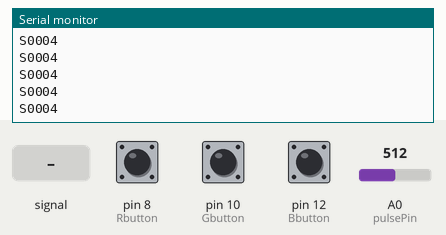
The sketch below on a simulated Arduino Uno, built with avr-gcc and run on an emulated ATmega328P. Parts: the last lines printed to the serial monitor. Inputs (shaded band) come from the test bench; at power-on: A0 (pulsePin) = 512, pin 8 (Rbutton) LOW, pin 10 (Gbutton) LOW, pin 12 (Bbutton) LOW.

Above: at 1.2 s.
1.3 s: A0 (pulsePin) fed a 200 Hz sine of ±81 counts around its level
At 2.4 s:
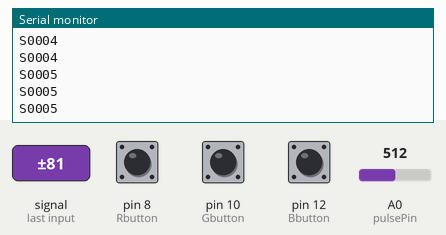
2.8 s: A0 (pulsePin) set to 716
At 3.9 s:
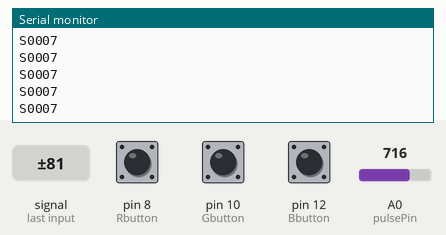
4.3 s: pin 8 (Rbutton) pulled HIGH for 0.15 s
At 5.0 s:
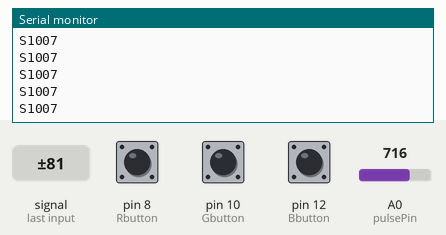
5.9 s: pin 10 (Gbutton) pulled HIGH for 0.15 s
7.5 s: pin 12 (Bbutton) pulled HIGH for 0.15 s
At 8.1 s:
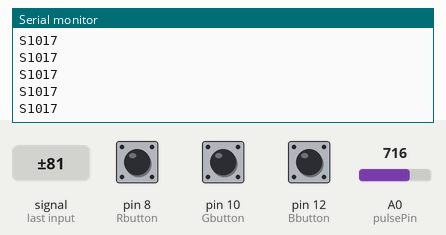
9.1 s: pin 8 (Rbutton) pulled HIGH for 1 s
Timing chart, 0 to 12.1 s (numbered marks = the images above; inputs shaded):
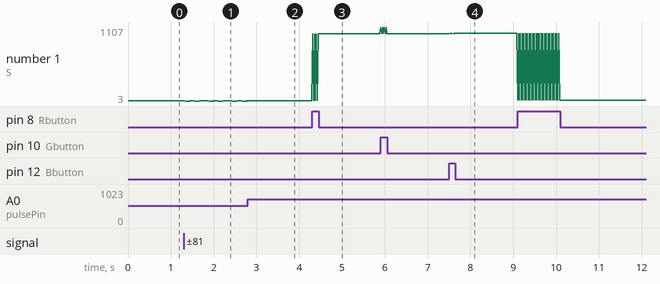

The sketch:

PulseSensor.ino
```cpp
int pulsePin = 0;
int Rbutton = 8;
int Gbutton = 10;
int Bbutton = 12;

bool Rpressed = false;
bool Rgate = true;

bool Gpressed = false;
bool Ggate = true;

bool Bpressed = false;
bool Bgate = true;


volatile int BPM;
volatile int Signal;
volatile int IBI = 600;
volatile boolean Pulse = false;
volatile boolean QS = false;


void setup(){
  pinMode(Rbutton, INPUT);
  pinMode(Gbutton, INPUT);
  pinMode(Bbutton, INPUT);

  Serial.begin(9600);
  interruptSetup();
}


void loop(){

        sendDataToProcessing('S', Signal);
        delay(20);

  if (digitalRead(Rbutton) == HIGH)
  {
    if (Rgate)
    {
      Rpressed = true;
      Rgate = false;
    }
    else
    {
      Rpressed = false;
      Rgate = true;
    }
  }

  if (digitalRead(Gbutton) == HIGH)
  {
    if (Ggate)
    {
      Gpressed = true;
      Ggate = false;
    }
    else
    {
      Gpressed = false;
      Ggate = true;
    }
  }

  if (digitalRead(Bbutton) == HIGH)
  {
    if (Bgate)
    {
      Bpressed = true;
      Bgate = false;
    }
    else
    {
      Bpressed = false;
      Bgate = true;
    }
  }
}


void sendDataToProcessing(char symbol, int data ){
    Serial.print(symbol);
    data = map(data,200,900,0,10);
    data = constrain(data,0,10);
    Serial.print(Rpressed);
    Serial.print(Gpressed);
    Serial.print(Bpressed);
    Serial.println(data);
  }
```

Interrupt.ino
```cpp
volatile int rate[10];                    // used to hold last ten IBI values
volatile unsigned long sampleCounter = 0;          // used to determine pulse timing
volatile unsigned long lastBeatTime = 0;           // used to find the inter beat interval
volatile int P =512;                      // used to find peak in pulse wave
volatile int T = 512;                     // used to find trough in pulse wave
volatile int thresh = 512;                // used to find instant moment of heart beat
volatile int amp = 100;                   // used to hold amplitude of pulse waveform
volatile boolean firstBeat = true;        // used to seed rate array so we startup with reasonable BPM
volatile boolean secondBeat = true;       // used to seed rate array so we startup with reasonable BPM


void interruptSetup(){
  // Initializes Timer2 to throw an interrupt every 2mS.
  TCCR2A = 0x02;     // DISABLE PWM ON DIGITAL PINS 3 AND 11, AND GO INTO CTC MODE
  TCCR2B = 0x06;     // DON'T FORCE COMPARE, 256 PRESCALER
  OCR2A = 0X7C;      // SET THE TOP OF THE COUNT TO 124 FOR 500Hz SAMPLE RATE
  TIMSK2 = 0x02;     // ENABLE INTERRUPT ON MATCH BETWEEN TIMER2 AND OCR2A
  sei();             // MAKE SURE GLOBAL INTERRUPTS ARE ENABLED
}


// THIS IS THE TIMER 2 INTERRUPT SERVICE ROUTINE.
// Timer 2 makes sure that we take a reading every 2 miliseconds
ISR(TIMER2_COMPA_vect){                         // triggered when Timer2 counts to 124
    cli();                                      // disable interrupts while we do this
    Signal = analogRead(pulsePin);              // read the Pulse Sensor
    sampleCounter += 2;                         // keep track of the time in mS with this variable
    int N = sampleCounter - lastBeatTime;       // monitor the time since the last beat to avoid noise

//  find the peak and trough of the pulse wave
    if(Signal < thresh && N > (IBI/5)*3){       // avoid dichrotic noise by waiting 3/5 of last IBI
        if (Signal < T){                        // T is the trough
            T = Signal;                         // keep track of lowest point in pulse wave
         }
       }

    if(Signal > thresh && Signal > P){          // thresh condition helps avoid noise
        P = Signal;                             // P is the peak
       }                                        // keep track of highest point in pulse wave

  //  NOW IT'S TIME TO LOOK FOR THE HEART BEAT
  // signal surges up in value every time there is a pulse
if (N > 250){                                   // avoid high frequency noise
  if ( (Signal > thresh) && (Pulse == false) && (N > (IBI/5)*3) ){
    Pulse = true;                               // set the Pulse flag when we think there is a pulse          // turn on pin 13 LED
    IBI = sampleCounter - lastBeatTime;         // measure time between beats in mS
    lastBeatTime = sampleCounter;               // keep track of time for next pulse

         if(firstBeat){                         // if it's the first time we found a beat, if firstBeat == TRUE
             firstBeat = false;                 // clear firstBeat flag
             return;                            // IBI value is unreliable so discard it
            }
         if(secondBeat){                        // if this is the second beat, if secondBeat == TRUE
            secondBeat = false;                 // clear secondBeat flag
               for(int i=0; i<=9; i++){         // seed the running total to get a realisitic BPM at startup
                    rate[i] = IBI;
                    }
            }

    // keep a running total of the last 10 IBI values
    word runningTotal = 0;                   // clear the runningTotal variable

    for(int i=0; i<=8; i++){                // shift data in the rate array
          rate[i] = rate[i+1];              // and drop the oldest IBI value
          runningTotal += rate[i];          // add up the 9 oldest IBI values
        }

    rate[9] = IBI;                          // add the latest IBI to the rate array
    runningTotal += rate[9];                // add the latest IBI to runningTotal
    runningTotal /= 10;                     // average the last 10 IBI values
    BPM = 60000/runningTotal;               // how many beats can fit into a minute? that's BPM!
    QS = true;                              // set Quantified Self flag
    // QS FLAG IS NOT CLEARED INSIDE THIS ISR
    }
}

  if (Signal < thresh && Pulse == true){     // when the values are going down, the beat is over            // turn off pin 13 LED
      Pulse = false;                         // reset the Pulse flag so we can do it again
      amp = P - T;                           // get amplitude of the pulse wave
      thresh = amp/2 + T;                    // set thresh at 50% of the amplitude
      P = thresh;                            // reset these for next time
      T = thresh;
     }

  if (N > 2500){                             // if 2.5 seconds go by without a beat
      thresh = 512;                          // set thresh default
      P = 512;                               // set P default
      T = 512;                               // set T default
      lastBeatTime = sampleCounter;          // bring the lastBeatTime up to date
      firstBeat = true;                      // set these to avoid noise
      secondBeat = true;                     // when we get the heartbeat back
     }

  sei();                                     // enable interrupts when youre done!
}// end isr
```

Measured:
- after the input at 1.3 s, the serial monitor: prints a new line at once (image 1)
- after the input at 2.8 s, the serial monitor: prints a new line at once (image 2)
- after the input at 4.3 s, the serial monitor: prints a new line at once (image 3)
- after the input at 7.5 s, the serial monitor: prints a new line at once (image 4)
- plotted number 1: 4 → 7 after the input at 2.8 s, 7 → 1007 after the input at 4.3 s, 1007 → 1017 after the input at 7.5 s, 1017 → 17 after the input at 9.1 s
